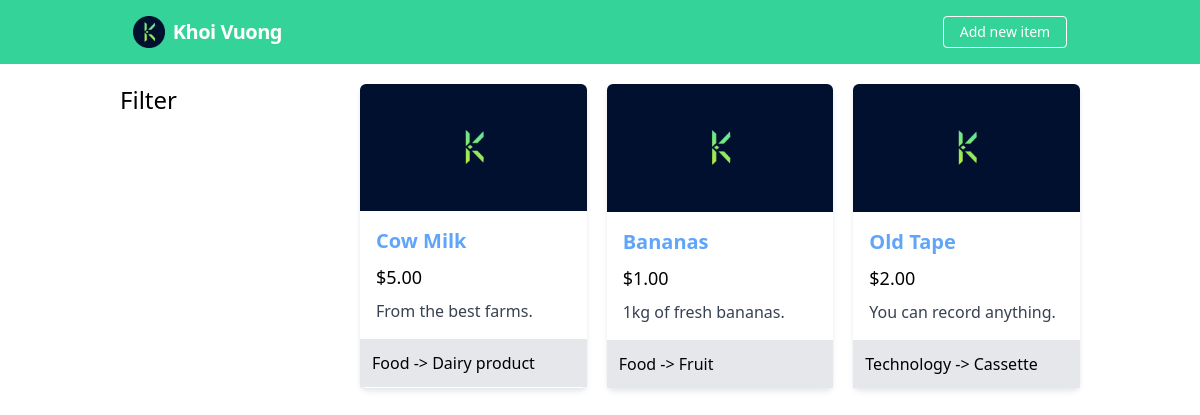
Before: / with the older database file.
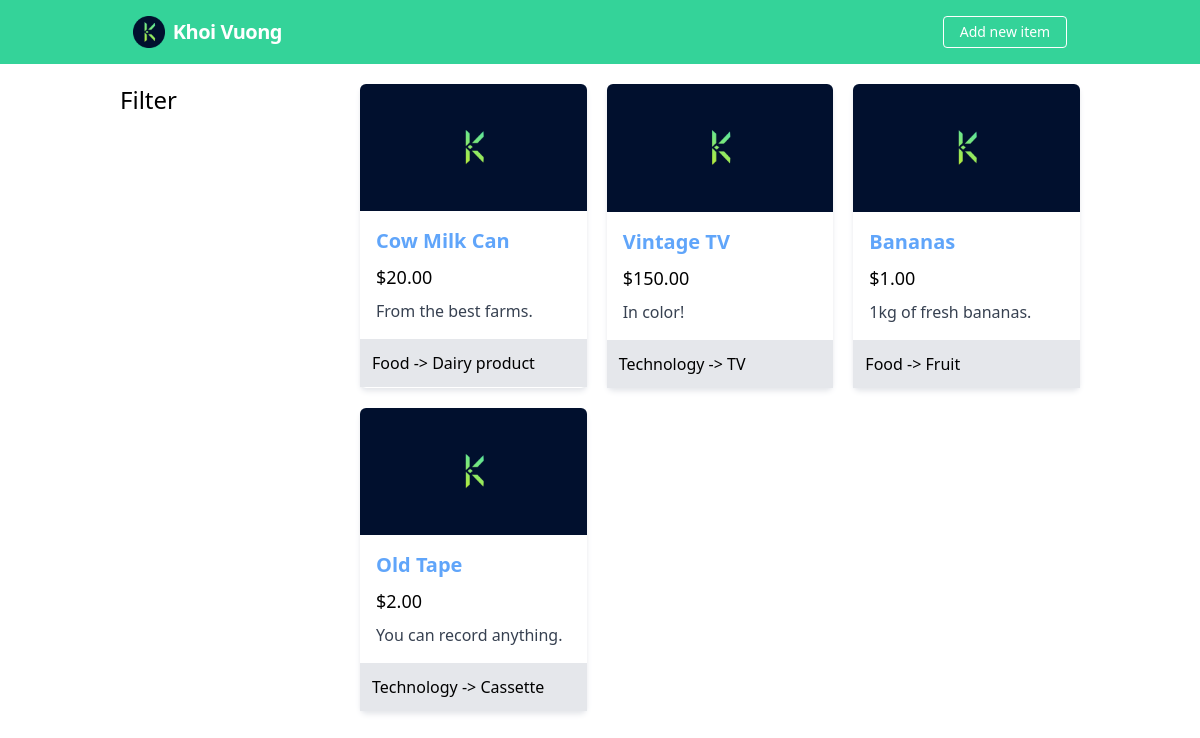
After: the same page with the newer database file.
### tables this page shows
CREATE TABLE items(
                    id              INTEGER PRIMARY KEY AUTOINCREMENT,
                    title           TEXT,
                    description     TEXT,
                    price           REAL,
                    image           TEXT,
                    category_id     INTEGER,
                    subcategory_id  INTEGER,
                    FOREIGN KEY(category_id) REFERENCES categories(id),
                    FOREIGN KEY(subcategory_id) REFERENCES subcategories(id)
);

CREATE TABLE categories(
                    id              INTEGER PRIMARY KEY AUTOINCREMENT,
                    name            TEXT
);

CREATE TABLE subcategories(
                    id              INTEGER PRIMARY KEY AUTOINCREMENT,
                    name            TEXT,
                    category_id     INTEGER,
                    FOREIGN KEY(category_id) REFERENCES categories(id)
);

### app.py (the view)
@app.route("/")
def home():
    conn = get_db()
    c = conn.cursor()
    items_from_db = c.execute("""SELECT
                    i.id, i.title, i.description, i.price, i.image, c.name, s.name
                    FROM
                    items AS i
                    INNER JOIN categories AS c ON i.category_id = c.id
                    INNER JOIN subcategories AS s ON i.subcategory_id = s.id
                    ORDER BY i.id DESC
    """)
    items = []
    for row in items_from_db:
        item = {
            "id": row[0],
            "title": row[1],
            "description": row[2],
            "price": row[3],
            "image": row[4],
            "category": row[5],
            "subcategory": row[6]
        }
        items.append(item)
    return render_template("home.html", items=items)

### app.py (called while the page is built)
def get_db():
    db = getattr(g, "_database", None)
    if db is None:
        db = g._database = sqlite3.connect("db/globomantics.db")
    return db

@app.teardown_appcontext
def close_connection(exception):
    db = getattr(g, "_database", None)
    if db is not None:
        db.close()

### templates/home.html
{% extends 'base.html' %} {% block title %} Home {% endblock %} {% block content
%}
<div class="flex items-center justify-center">
  <div class="w-4/5 grid grid-cols-4 my-5">
    <div class="col-span-4 md:col-span-1">
      <h1 class="text-2xl">Filter</h1>
    </div>
    <div class="col-span-4 md:col-span-3">
      <div class="grid gap-5 grid-cols-1 md:grid-cols-2 lg:grid-cols-3">
        {% if items %} {% for item in items %}
        <div
          class="w-full rounded-md shadow-md shadow-gray-200 hover:shadow-green-200/80 hover:scale-110 hover:shadow-xl hover:bg-gray-50 transition-all"
        >
          <img
            class="aspect-video bg-cover w-full rounded-t-md"
            src="{{ url_for('static', filename='images/banner_logo.png') }}"
          />
          <div class="p-4">
            <a
              href="{{ url_for('item', item_id=item.id) }}"
              class="font-semibold text-xl py-2 text-blue-400"
              >{{ item.title }}</a
            >
            <p class="text-lg py-2">{{ "$%.2f"|format(item.price) }}</p>
            <p class="font-light text-gray-700 text-justify line-clamp-3">
              {{item.description}}
            </p>
          </div>
          <div class="bg-gray-200 p-3">
            <small class="text-base">
              {{ item.category }} -> {{ item.subcategory }}
            </small>
          </div>
        </div>
        {% endfor %} {% else %}
        <p class="text-2xl font-semibold">No items to show.</p>
        {% endif %}
      </div>
    </div>
  </div>
</div>
{% endblock %}

### templates/base.html (shortened to what this page needs)
<!DOCTYPE html>
<html lang="en">
  <head>
    <link
      rel="stylesheet"
      href="{{ url_for('static', filename='style.css') }}"
    />
    <script src="https://cdn.tailwindcss.com"></script>
  </head>
  <body>
    <nav class="flex items-center justify-center bg-emerald-400 p-4">
      <div class="flex items-center justify-between flex-wrap w-4/5">
        <div class="flex items-center flex-shrink-0 text-white mr-6">
          <a href="{{ url_for('home') }}" class="flex items-center">
            <img
              src="/static/images/logo.png"
              alt="Logo"
              class="h-8 w-8 mr-2"
            />
            <span class="font-semibold text-xl tracking-tight">
              Khoi Vuong
            </span>
          </a>
        </div>
        <a
          class="cursor-pointer text-sm px-4 py-2 leading-none border rounded text-white border-white hover:border-transparent hover:text-teal-500 hover:bg-white mt-4 lg:mt-0 transition-colors"
          href="{{ url_for('new_item') }}"
        >
          Add new item
        </a>
      </div>
    </nav>
    <div>
       {% block content %} {% endblock %}
    </div>
  </body>
</html>

### static/style.css (style rules this page uses)
* { margin: 0; padding: 0; box-sizing: border-box; }

Changed rows visible on the page:
changed items "From the best farms.": title "Cow Milk" → "Cow Milk Can"; price "$5.00" → "$20.00"
added items: title "Vintage TV", price "$150.00", description "In color!", category "Technology", subcategory "TV"
